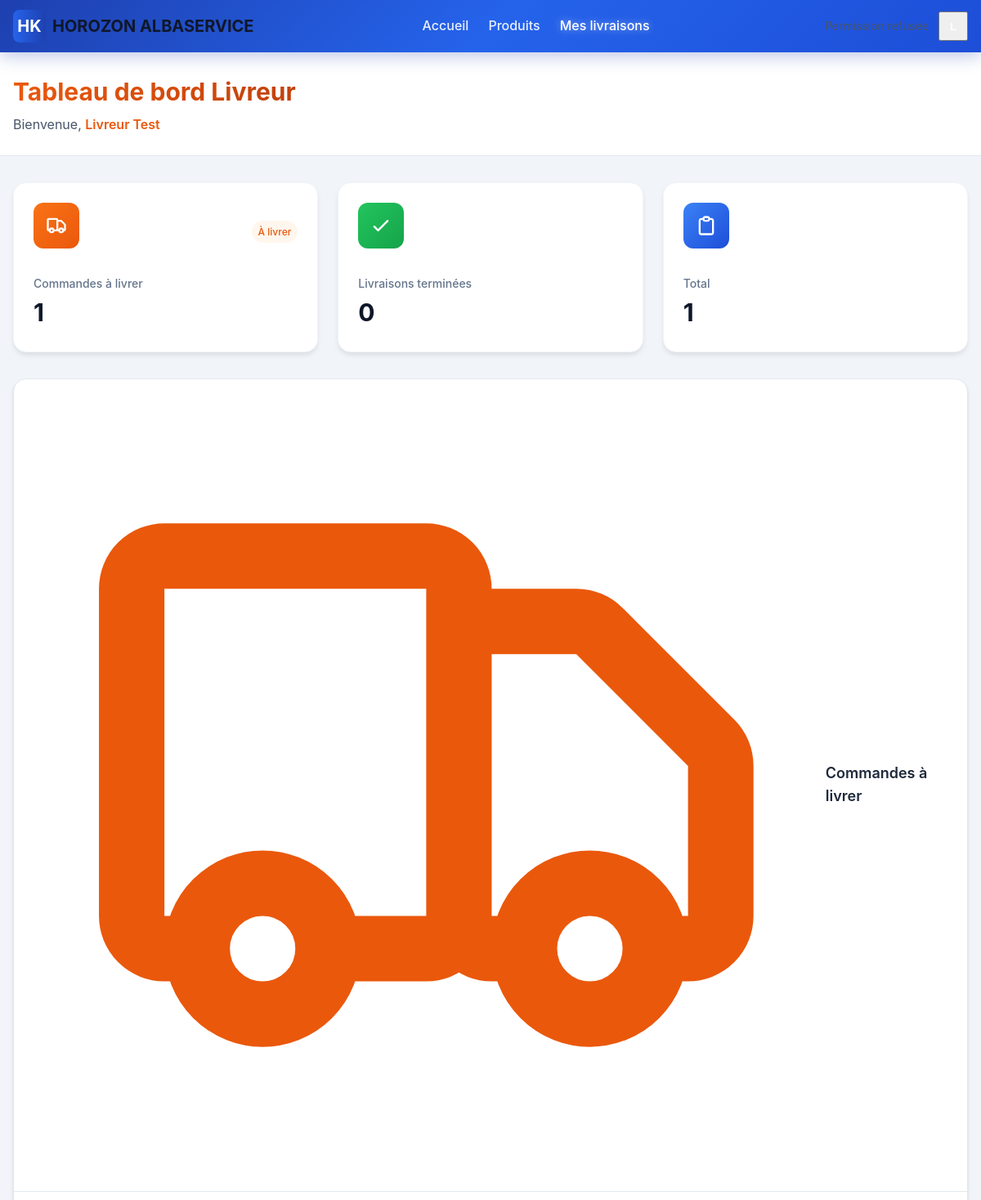
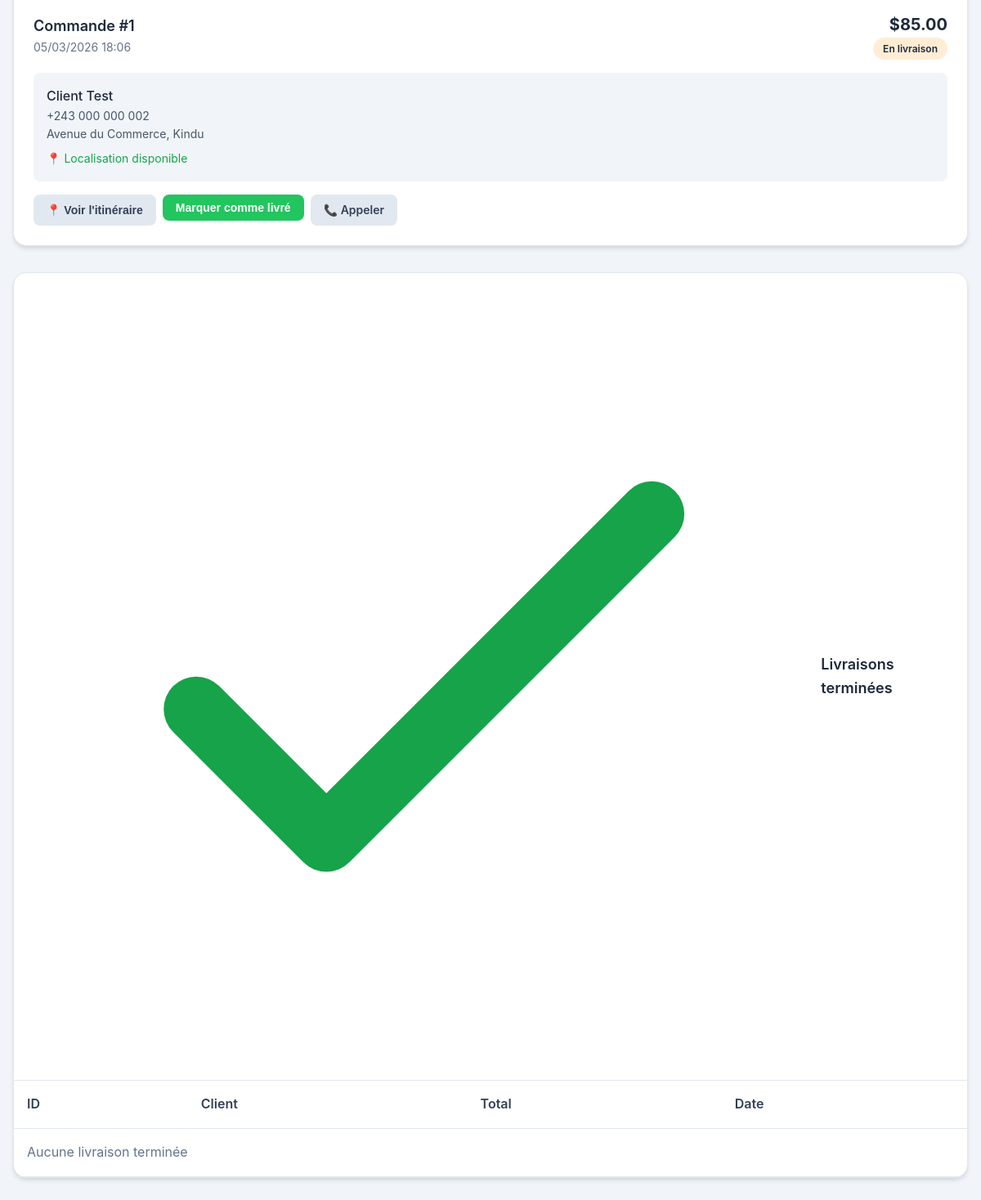
Screenshot of /livreur/index.php (signed in) with the database file from the repository (2 pictures, top to bottom).
### tables this page shows
CREATE TABLE IF NOT EXISTS users (
    id INT AUTO_INCREMENT PRIMARY KEY,
    name VARCHAR(255) NOT NULL,
    email VARCHAR(255) NOT NULL UNIQUE,
    phone VARCHAR(50),
    password VARCHAR(255) NOT NULL,
    profile_image TEXT,
    role ENUM('client', 'admin', 'livreur') NOT NULL DEFAULT 'client',
    address TEXT,
    city VARCHAR(100),
    latitude DECIMAL(10, 8),
    longitude DECIMAL(11, 8),
    is_active TINYINT(1) DEFAULT 1,
    created_at TIMESTAMP DEFAULT CURRENT_TIMESTAMP,
    updated_at TIMESTAMP DEFAULT CURRENT_TIMESTAMP ON UPDATE CURRENT_TIMESTAMP
);

CREATE TABLE IF NOT EXISTS orders (
    id INT AUTO_INCREMENT PRIMARY KEY,
    user_id INT NOT NULL,
    customer_name VARCHAR(255) NOT NULL,
    customer_phone VARCHAR(50) NOT NULL,
    customer_address TEXT NOT NULL,
    customer_city VARCHAR(100) NOT NULL,
    customer_latitude DECIMAL(10, 8),
    customer_longitude DECIMAL(11, 8),
    total_amount DECIMAL(10, 2) NOT NULL,
    status ENUM('en_attente', 'paye', 'en_preparation', 'en_livraison', 'livre', 'annule') NOT NULL DEFAULT 'en_attente',
    delivery_person_id INT,
    created_at TIMESTAMP DEFAULT CURRENT_TIMESTAMP,
    updated_at TIMESTAMP DEFAULT CURRENT_TIMESTAMP ON UPDATE CURRENT_TIMESTAMP,
    FOREIGN KEY (user_id) REFERENCES users(id) ON DELETE CASCADE,
    FOREIGN KEY (delivery_person_id) REFERENCES users(id) ON DELETE SET NULL
);

### config/functions.php (called while the page is built, shortened)
<?php
function getCurrentUser() {
    $db = getDB();
    $stmt = $db->prepare("SELECT * FROM users WHERE id = ? AND is_active = 1");
    $stmt->execute([$_SESSION['user_id']]);
    $user = $stmt->fetch();
    return $user ?: null;
}
function requireRole($roles) {
    $user = getCurrentUser();
    return $user;
}
function getOrderById($orderId) {
    $db = getDB();
    $stmt = $db->prepare("SELECT o.*, u.name as user_name, u.phone as user_phone, u.address as user_address, u.city as user_city
                        FROM orders o
                        LEFT JOIN users u ON o.user_id = u.id
                        WHERE o.id = ?");
    $stmt->execute([$orderId]);
    $order = $stmt->fetch();
    if ($order) {
        $stmt = $db->prepare("SELECT * FROM order_details WHERE order_id = ?");
        $stmt->execute([$orderId]);
        $order['details'] = $stmt->fetchAll();
    }
    return $order;
}
function getDeliveryPersonOrders($deliveryPersonId) {
    $db = getDB();
    $stmt = $db->prepare("SELECT * FROM orders WHERE delivery_person_id = ? ORDER BY created_at DESC");
    $stmt->execute([$deliveryPersonId]);
    return $stmt->fetchAll();
}

### livreur/index.php (the view, shortened to what this page needs)
<?php
require_once '../config/functions.php';
$user = requireRole(['livreur']);
$orders = getDeliveryPersonOrders($user['id']);
$statusColors = [
    'en_attente' => 'bg-yellow-100 text-yellow-800 border-yellow-200',
    'paye' => 'bg-blue-100 text-blue-800 border-blue-200',
    'en_preparation' => 'bg-purple-100 text-purple-800 border-purple-200',
    'en_livraison' => 'bg-orange-100 text-orange-800 border-orange-200',
    'livre' => 'bg-green-100 text-green-800 border-green-200',
    'annule' => 'bg-red-100 text-red-800 border-red-200',
];
$statusLabels = [
    'en_attente' => 'En attente',
    'paye' => 'Payé - À récupérer',
    'en_preparation' => 'En préparation',
    'en_livraison' => 'En livraison',
    'livre' => 'Livré',
    'annule' => 'Annulé',
];
$activeOrders = array_filter($orders, function($o) {
    return in_array($o['status'], ['paye', 'en_preparation', 'en_livraison']);
});
$completedOrders = array_filter($orders, function($o) {
    return $o['status'] === 'livre';
});
?>
<!DOCTYPE html>
<html lang="fr">
<head>
    <link rel="stylesheet" href="../css/style.css">
</head>
<body>
    <header class="header">
        <div class="container">
            <div class="flex items-center justify-between" style="height: 4rem;">
                <div class="flex items-center gap-4">
                    <a href="../index.php" class="flex items-center gap-2">
                        <div class="w-10 h-10 bg-gradient-to-r from-blue-600 to-blue-800 rounded-lg flex items-center justify-center text-white font-bold text-xl">HK</div>
                        <span class="text-xl font-bold text-gray-900">HOROZON ALBASERVICE</span>
                    </a>
                </div>
                <nav class="hidden md:flex items-center gap-6">
                    <a href="../index.php" class="header-nav-link">Accueil</a>
                    <a href="../produits.php" class="header-nav-link">Produits</a>
                    <a href="../index.php" class="header-nav-link active">Mes livraisons</a>
                </nav>
                <div class="flex items-center gap-3">
                    <div id="gpsStatus" class="flex items-center gap-2 text-sm text-gray-600">
                        <span id="gpsText">GPS inactif</span>
                    </div>
                    <div class="dropdown">
                        <button onclick="toggleDropdown()" class="flex items-center gap-2 cursor-pointer">
                            <div class="w-8 h-8 bg-orange-500 rounded-full flex items-center justify-center text-white font-semibold">
                            </div>
                        </button>
                    </div>
                </div>
            </div>
        </div>
    </header>
    <main class="min-h-screen bg-gray-50">
        <div class="bg-white shadow-sm border-b border-gray-200">
            <div class="container py-6">
                <div class="flex flex-col md:flex-row md:items-center md:justify-between gap-4">
                    <div>
                        <h1 class="text-3xl font-bold" style="background: linear-gradient(to right, #ea580c, #c2410c); -webkit-background-clip: text; -webkit-text-fill-color: transparent;">
                            Tableau de bord Livreur
                        </h1>
                        <p class="text-gray-600 mt-1">Bienvenue, <span class="font-semibold text-orange-600"><?= htmlspecialchars($user['name']) ?></span></p>
                    </div>
                </div>
            </div>
        </div>
        <div class="container py-8">
            <div class="grid grid-cols-1 md:grid-cols-3 gap-6 mb-8">
                <div class="stat-card">
                    <div class="flex items-center justify-between mb-4">
                        <div class="stat-icon" style="background: linear-gradient(to bottom right, #f97316, #ea580c);">
                        </div>
                        <span class="text-xs font-medium text-orange-600 bg-orange-50 px-2 py-1 rounded-full">À livrer</span>
                    </div>
                    <p class="stat-label">Commandes à livrer</p>
                    <p class="stat-value"><?= count($activeOrders) ?></p>
                </div>
                <div class="stat-card">
                    <div class="flex items-center justify-between mb-4">
                        <div class="stat-icon" style="background: linear-gradient(to bottom right, #22c55e, #16a34a);">
                            <svg class="w-7 h-7 text-white" fill="none" stroke="currentColor" viewBox="0 0 24 24">
                                <path stroke-linecap="round" stroke-linejoin="round" stroke-width="2" d="M5 13l4 4L19 7"></path>
                            </svg>
                        </div>
                    </div>
                    <p class="stat-label">Livraisons terminées</p>
                    <p class="stat-value"><?= count($completedOrders) ?></p>
                </div>
                <div class="stat-card">
                    <div class="flex items-center justify-between mb-4">
                        <div class="stat-icon" style="background: linear-gradient(to bottom right, #3b82f6, #1d4ed8);">
                            <svg class="w-7 h-7 text-white" fill="none" stroke="currentColor" viewBox="0 0 24 24">
                                <path stroke-linecap="round" stroke-linejoin="round" stroke-width="2" d="M9 5H7a2 2 0 00-2 2v12a2 2 0 002 2h10a2 2 0 002-2V7a2 2 0 00-2-2h-2M9 5a2 2 0 002 2h2a2 2 0 002-2M9 5a2 2 0 012-2h2a2 2 0 012 2"></path>
                            </svg>
                        </div>
                    </div>
                    <p class="stat-label">Total</p>
                    <p class="stat-value"><?= count($orders) ?></p>
                </div>
            </div>
            <div class="card">
                <div class="card-header">
                    <h2 class="text-lg font-semibold flex items-center gap-2">
                        Commandes à livrer
                    </h2>
                </div>
                <div class="divide-y divide-gray-200">
                    <?php foreach ($activeOrders as $order): ?>
                        <?php
                        $orderDetails = getOrderById($order['id']);
                        ?>
                        <div class="p-6">
                            <div class="flex items-center justify-between mb-4">
                                <div>
                                    <h3 class="text-lg font-semibold">Commande #<?= $order['id'] ?></h3>
                                    <p class="text-sm text-gray-500"><?= date('d/m/Y H:i', strtotime($order['created_at'])) ?></p>
                                </div>
                                <div class="text-right">
                                    <p class="text-xl font-bold">$<?= number_format($order['total_amount'], 2) ?></p>
                                    <span class="status-badge <?= $statusColors[$order['status']] ?>">
                                        <?= $statusLabels[$order['status']] ?>
                                    </span>
                                </div>
                            </div>
                            <div class="bg-gray-50 rounded-lg p-4 mb-4">
                                <p class="font-medium"><?= htmlspecialchars($order['customer_name']) ?></p>
                                <p class="text-sm text-gray-600"><?= htmlspecialchars($order['customer_phone']) ?></p>
                                <p class="text-sm text-gray-600"><?= htmlspecialchars($order['customer_address']) ?>, <?= htmlspecialchars($order['customer_city']) ?></p>
                                <?php if ($order['customer_latitude'] && $order['customer_longitude']): ?>
                                    <p class="text-sm text-green-600 mt-2">📍 Localisation disponible</p>
                                <?php endif; ?>
                            </div>
                            <div class="flex flex-wrap gap-2">
                                <?php if ($order['status'] === 'paye' || $order['status'] === 'en_preparation'): ?>
                                    <form method="POST" action="/api/orders/update_status/index.php">
                                        <input type="hidden" name="order_id" value="<?= $order['id'] ?>">
                                        <input type="hidden" name="status" value="en_livraison">
                                        <button type="submit" class="btn btn-primary btn-sm">Commencer la livraison</button>
                                    </form>
                                <?php elseif ($order['status'] === 'en_livraison'): ?>
                                    <?php if ($order['customer_latitude'] && $order['customer_longitude']): ?>
                                        <button onclick="showRoute(<?= $order['customer_latitude'] ?>, <?= $order['customer_longitude'] ?>, '<?= addslashes($order['customer_address']) ?>')" class="btn btn-secondary btn-sm">
                                            📍 Voir l'itinéraire
                                        </button>
                                    <?php endif; ?>
                                    <form method="POST" action="/api/orders/update_status/index.php">
                                        <button type="submit" class="btn btn-success btn-sm">Marquer comme livré</button>
                                    </form>
                                <?php endif; ?>
                                <a href="tel:<?= htmlspecialchars($order['customer_phone']) ?>" class="btn btn-secondary btn-sm">📞 Appeler</a>
                            </div>
                        </div>
                    <?php endforeach; ?>
                </div>
            </div>
            <div class="card mt-8">
                <div class="card-header">
                    <h2 class="text-lg font-semibold flex items-center gap-2">
                        <svg class="w-5 h-5 text-green-600" fill="none" stroke="currentColor" viewBox="0 0 24 24">
                            <path stroke-linecap="round" stroke-linejoin="round" stroke-width="2" d="M5 13l4 4L19 7"></path>
                        </svg>
                        Livraisons terminées
                    </h2>
                </div>
                <div class="table-container">
                    <table class="table">
                        <thead>
                            <tr>
                                <th>ID</th>
                                <th>Client</th>
                                <th>Total</th>
                                <th>Date</th>
                            </tr>
                        </thead>
                        <tbody>
                            <?php if (count($completedOrders) === 0): ?>
                                <tr>
                                    <td colspan="4" class="text-center py-8 text-gray-500">Aucune livraison terminée</td>
                                </tr>
                            <?php endif; ?>
                        </tbody>
                    </table>
                </div>
            </div>
        </div>
    </main>
</body>
</html>

### rows the page displays
users: name "Livreur Test"
orders: status "1", status "0", id "1", created_at "05/03/2026 18:06", total_amount "85.00", status "En livraison", customer_name "Client Test", customer_phone "+243 000 000 002", customer_address "Avenue du Commerce", customer_city "Kindu", customer_latitude "📍 Localisation disponible"

### other values shown
count($orders) "1"
